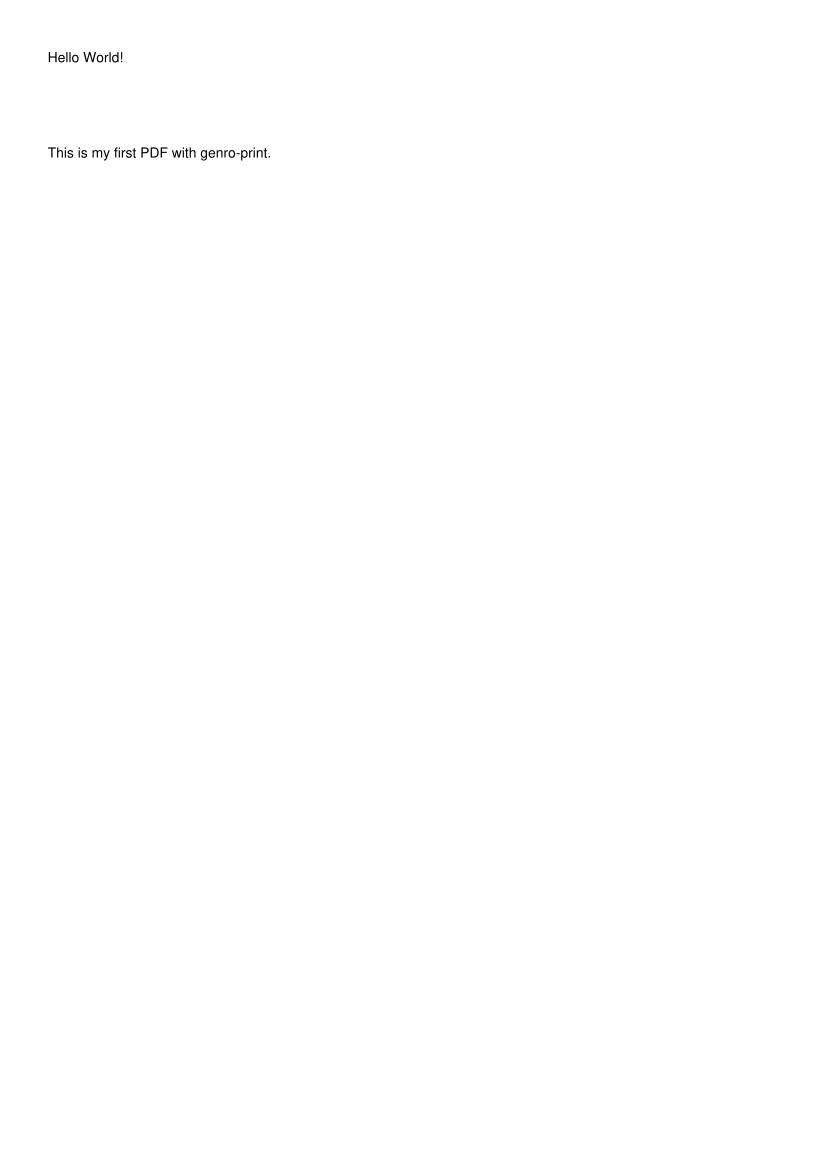

Reproduce this figure in Python.
# Copyright 2025 Softwell S.r.l. - Licensed under Apache License 2.0
# See LICENSE file for details
"""Basic example: Hello World PDF.

This example shows the simplest usage of PrintApp to generate a PDF.
"""

from pathlib import Path

from genro_print.print_app import PrintApp

HERE = Path(__file__).parent


class HelloWorld(PrintApp):
    """Simple Hello World PDF document."""

    def recipe(self, root):
        root.document(width=210.0, height=297.0)
        root.paragraph(content="Hello World!")
        root.spacer(height=20.0)
        root.paragraph(content="This is my first PDF with genro-print.")


if __name__ == "__main__":
    report = HelloWorld()
    output = HERE / "hello_world.pdf"
    report.save(str(output))
    print(f"PDF saved to {output}")
